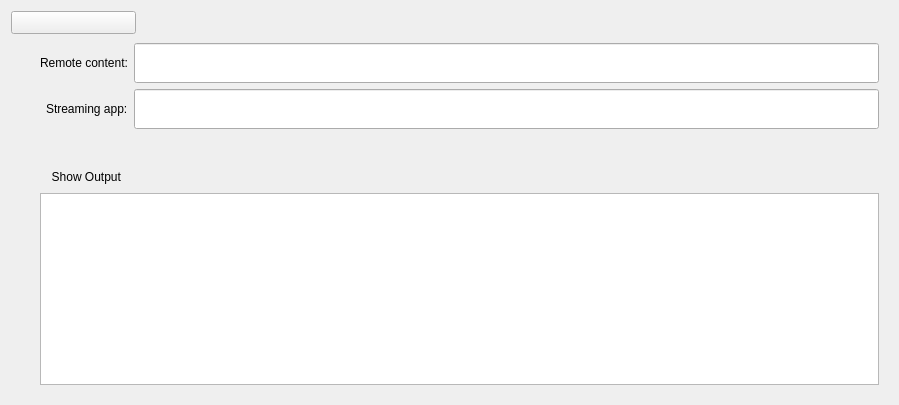
<?xml version="1.0" encoding="UTF-8"?>
<ui version="4.0">
 <class>StreamWidget</class>
 <widget class="QWidget" name="StreamWidget">
  <property name="geometry">
   <rect>
    <x>0</x>
    <y>0</y>
    <width>899</width>
    <height>405</height>
   </rect>
  </property>
  <property name="sizePolicy">
   <sizepolicy hsizetype="Preferred" vsizetype="Fixed">
    <horstretch>0</horstretch>
    <verstretch>0</verstretch>
   </sizepolicy>
  </property>
  <property name="windowTitle">
   <string>Form</string>
  </property>
  <layout class="QVBoxLayout" name="verticalLayout">
   <property name="spacing">
    <number>0</number>
   </property>
   <item>
    <widget class="QWidget" name="widget" native="true">
     <layout class="QHBoxLayout" name="horizontalLayout">
      <property name="leftMargin">
       <number>0</number>
      </property>
      <property name="topMargin">
       <number>0</number>
      </property>
      <property name="rightMargin">
       <number>0</number>
      </property>
      <property name="bottomMargin">
       <number>0</number>
      </property>
      <item>
       <widget class="QToolButton" name="showDetails">
        <property name="minimumSize">
         <size>
          <width>125</width>
          <height>0</height>
         </size>
        </property>
        <property name="checkable">
         <bool>true</bool>
        </property>
        <property name="toolButtonStyle">
         <enum>Qt::ToolButtonTextBesideIcon</enum>
        </property>
        <property name="arrowType">
         <enum>Qt::NoArrow</enum>
        </property>
       </widget>
      </item>
      <item>
       <widget class="QLineEdit" name="info">
        <property name="contextMenuPolicy">
         <enum>Qt::NoContextMenu</enum>
        </property>
        <property name="autoFillBackground">
         <bool>false</bool>
        </property>
        <property name="styleSheet">
         <string notr="true">* { background-color: rgba(0, 0, 0, 0); }</string>
        </property>
        <property name="frame">
         <bool>false</bool>
        </property>
        <property name="readOnly">
         <bool>true</bool>
        </property>
       </widget>
      </item>
      <item>
       <spacer name="horizontalSpacer">
        <property name="orientation">
         <enum>Qt::Horizontal</enum>
        </property>
        <property name="sizeType">
         <enum>QSizePolicy::Fixed</enum>
        </property>
        <property name="sizeHint" stdset="0">
         <size>
          <width>10</width>
          <height>20</height>
         </size>
        </property>
       </spacer>
      </item>
      <item>
       <widget class="QToolButton" name="copy">
        <property name="toolTip">
         <string>Copy rclone command to clipboard</string>
        </property>
        <property name="statusTip">
         <string>Copy rclone command to clipboard</string>
        </property>
        <property name="styleSheet">
         <string notr="true">QToolButton { border: 0; }

QToolButton:pressed {
 border: 4;
 border-radius: 10px;
 border-style: inset;
 border-color: rgba(1, 1, 1, 0);
}</string>
        </property>
        <property name="text">
         <string/>
        </property>
       </widget>
      </item>
      <item>
       <widget class="QToolButton" name="cancel">
        <property name="toolTip">
         <string>Stop</string>
        </property>
        <property name="statusTip">
         <string>Stop</string>
        </property>
        <property name="styleSheet">
         <string notr="true">QToolButton { border: 0; }

QToolButton:pressed {
 border: 4;
 border-radius: 10px;
 border-style: inset;
 border-color: rgba(1, 1, 1, 0);
}</string>
        </property>
        <property name="text">
         <string/>
        </property>
       </widget>
      </item>
     </layout>
    </widget>
   </item>
   <item>
    <widget class="QWidget" name="details" native="true">
     <layout class="QGridLayout" name="gridLayout_2">
      <item row="1" column="0">
       <spacer name="horizontalSpacer_2">
        <property name="orientation">
         <enum>Qt::Horizontal</enum>
        </property>
        <property name="sizeType">
         <enum>QSizePolicy::Fixed</enum>
        </property>
        <property name="sizeHint" stdset="0">
         <size>
          <width>20</width>
          <height>20</height>
         </size>
        </property>
       </spacer>
      </item>
      <item row="1" column="1">
       <widget class="QToolButton" name="showOutput">
        <property name="styleSheet">
         <string notr="true">QToolButton { border: 0 }</string>
        </property>
        <property name="text">
         <string>  Show Output</string>
        </property>
        <property name="checkable">
         <bool>true</bool>
        </property>
        <property name="toolButtonStyle">
         <enum>Qt::ToolButtonTextBesideIcon</enum>
        </property>
        <property name="arrowType">
         <enum>Qt::NoArrow</enum>
        </property>
       </widget>
      </item>
      <item row="2" column="1" colspan="2">
       <widget class="QPlainTextEdit" name="output">
        <property name="lineWrapMode">
         <enum>QPlainTextEdit::NoWrap</enum>
        </property>
        <property name="readOnly">
         <bool>true</bool>
        </property>
       </widget>
      </item>
      <item row="0" column="1" colspan="2">
       <widget class="QGroupBox" name="groupBox">
        <property name="styleSheet">
         <string notr="true">QGroupBox { border: 0 }</string>
        </property>
        <property name="title">
         <string/>
        </property>
        <property name="flat">
         <bool>true</bool>
        </property>
        <layout class="QGridLayout" name="gridLayout">
         <property name="leftMargin">
          <number>0</number>
         </property>
         <property name="topMargin">
          <number>0</number>
         </property>
         <property name="rightMargin">
          <number>0</number>
         </property>
         <property name="bottomMargin">
          <number>10</number>
         </property>
         <item row="0" column="0" alignment="Qt::AlignRight">
          <widget class="QLabel" name="label_1">
           <property name="sizePolicy">
            <sizepolicy hsizetype="Fixed" vsizetype="Preferred">
             <horstretch>0</horstretch>
             <verstretch>0</verstretch>
            </sizepolicy>
           </property>
           <property name="text">
            <string>Remote content:</string>
           </property>
           <property name="buddy">
            <cstring>remote</cstring>
           </property>
          </widget>
         </item>
         <item row="1" column="0" alignment="Qt::AlignRight">
          <widget class="QLabel" name="label_2">
           <property name="sizePolicy">
            <sizepolicy hsizetype="Fixed" vsizetype="Preferred">
             <horstretch>0</horstretch>
             <verstretch>0</verstretch>
            </sizepolicy>
           </property>
           <property name="text">
            <string>Streaming app:</string>
           </property>
           <property name="buddy">
            <cstring>stream</cstring>
           </property>
          </widget>
         </item>
         <item row="2" column="1">
          <widget class="QLineEdit" name="le_StartInfo">
           <property name="contextMenuPolicy">
            <enum>Qt::NoContextMenu</enum>
           </property>
           <property name="styleSheet">
            <string notr="true">* { background-color: rgba(0, 0, 0, 0); }</string>
           </property>
           <property name="text">
            <string/>
           </property>
           <property name="frame">
            <bool>false</bool>
           </property>
           <property name="cursorPosition">
            <number>0</number>
           </property>
           <property name="readOnly">
            <bool>true</bool>
           </property>
          </widget>
         </item>
         <item row="2" column="2">
          <widget class="QLineEdit" name="le_FinishInfo">
           <property name="contextMenuPolicy">
            <enum>Qt::NoContextMenu</enum>
           </property>
           <property name="styleSheet">
            <string notr="true">* { background-color: rgba(0, 0, 0, 0); }</string>
           </property>
           <property name="text">
            <string/>
           </property>
           <property name="frame">
            <bool>false</bool>
           </property>
           <property name="cursorPosition">
            <number>0</number>
           </property>
           <property name="readOnly">
            <bool>true</bool>
           </property>
          </widget>
         </item>
         <item row="1" column="1" colspan="2">
          <widget class="QLineEdit" name="stream">
           <property name="sizePolicy">
            <sizepolicy hsizetype="Expanding" vsizetype="Expanding">
             <horstretch>0</horstretch>
             <verstretch>0</verstretch>
            </sizepolicy>
           </property>
           <property name="readOnly">
            <bool>true</bool>
           </property>
          </widget>
         </item>
         <item row="0" column="1" colspan="2">
          <widget class="QLineEdit" name="remote">
           <property name="sizePolicy">
            <sizepolicy hsizetype="Expanding" vsizetype="Expanding">
             <horstretch>0</horstretch>
             <verstretch>0</verstretch>
            </sizepolicy>
           </property>
           <property name="readOnly">
            <bool>true</bool>
           </property>
          </widget>
         </item>
        </layout>
       </widget>
      </item>
     </layout>
    </widget>
   </item>
  </layout>
 </widget>
 <tabstops>
  <tabstop>showDetails</tabstop>
  <tabstop>cancel</tabstop>
  <tabstop>remote</tabstop>
  <tabstop>showOutput</tabstop>
  <tabstop>output</tabstop>
 </tabstops>
 <resources/>
 <connections/>
</ui>
